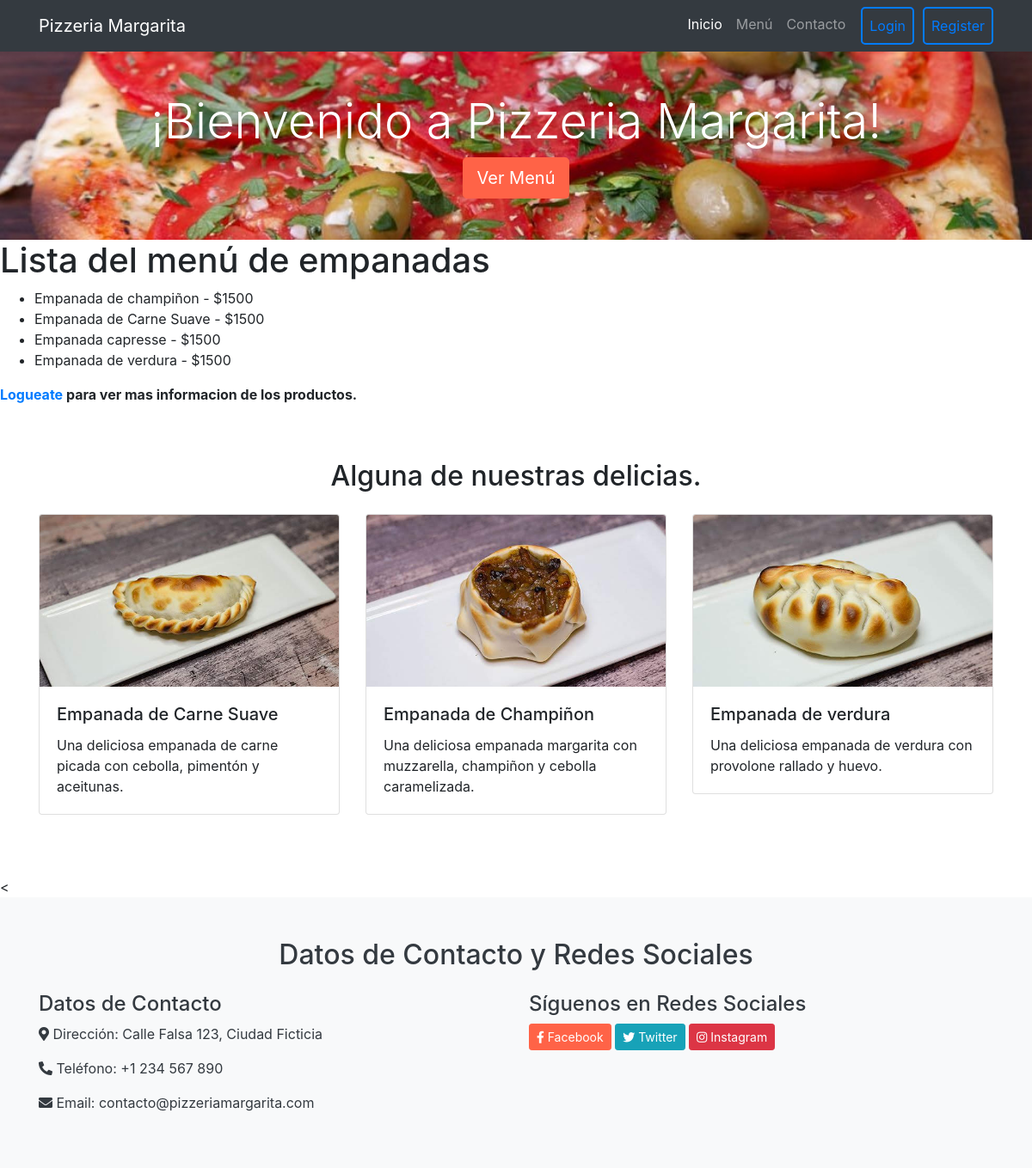
Page /app-tossi/empanadas/ on the committed database.
### AppTossi/models.py (models this page shows, shortened)
class Empanada(models.Model):
    product_name = models.CharField(max_length=30)
    price = models.IntegerField()
    ingredients = models.CharField(max_length=200)
    stock = models.IntegerField(default=0)
    vegetarian = models.BooleanField(default=False)
    img = models.ImageField(upload_to='product_images', blank=True, null=True, default=None)

### AppTossi/views.py (the view)
# urls.py: path("empanadas/",empanadas,name="Empanadas"),
def empanadas(req):
    empanadas = Empanada.objects.all
    return render(req,"empanadas.html",{"empanadas":empanadas})

### AppTossi/templates/empanadas.html (shortened to what this page needs)
{% extends 'padre.html' %}
{% block contenidoQueCambia %}
{% if user.is_staff %}
  {% load static %}
{% elif user.is_authenticated %}
{% load static %}
{% else %}
<h1>Lista del menú de empanadas</h1>
  <ul>
    {% for empanada in empanadas %}
      <li>
        {{empanada.product_name}} - ${{empanada.price}}
      </li>
    {% endfor %}
  </ul>
<p> <strong>  <a href="{% url 'Login'  %}">Logueate</a>  para ver mas informacion de los productos.</strong> </p>
  {% load static %}
  <section id="menu" class="py-5">
      <div class="container">
        <h2 class="text-center mb-4">Alguna de nuestras delicias.</h2>
        <div class="row">
          <div class="col-md-4 mb-4">
            <div class="card">
              <img src="{% static 'images/empanada_carne.jpeg' %}" class="card-img-top" alt="Plato 1">
              <div class="card-body">
                <h5 class="card-title">Empanada de Carne Suave</h5>
                <p class="card-text">Una deliciosa empanada de carne picada con cebolla, pimentón y aceitunas.</p>
              </div>
            </div>
          </div>
          <div class="col-md-4 mb-4">
            <div class="card">
              <img src="{% static 'images/empanada_champi.jpeg' %}" class="card-img-top" alt="Plato 2">
              <div class="card-body">
                <h5 class="card-title">Empanada de Champiñon</h5>
                <p class="card-text">Una deliciosa empanada margarita con muzzarella, champiñon y cebolla caramelizada.</p>
              </div>
            </div>
          </div>
          <div class="col-md-4 mb-4">
            <div class="card">
              <img src="{% static 'images/empanada_verdura.jpeg' %}" class="card-img-top" alt="Plato 3">
              <div class="card-body">
                <h5 class="card-title">Empanada de verdura</h5>
                <p class="card-text"> Una deliciosa empanada de verdura con provolone rallado y huevo.</p>
              </div>
            </div>
          </div>
        </div>
      </div>
    </section>
{% endif %}
<
  {% endblock contenidoQueCambia %}

### AppTossi/static/styles.css (style rules this page uses)
.card-img-top { width: 100%; height: 200px; object-fit: cover; }

### rows in the picture
Empanada: product_name "Empanada de champiñon", price "1500"
Empanada: product_name "Empanada de Carne Suave", price "1500"
Empanada: product_name "Empanada capresse", price "1500"
Empanada: product_name "Empanada de verdura", price "1500"
